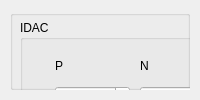
   <widget class="QWidget" name="tab_tx">
    <attribute name="title">
     <string>Tx控制</string>
    </attribute>
    <layout class="QVBoxLayout" name="tab_tx_layout">
     <property name="spacing">
      <number>10</number>
     </property>
     <property name="leftMargin">
      <number>10</number>
     </property>
     <property name="topMargin">
      <number>10</number>
     </property>
     <property name="rightMargin">
      <number>10</number>
     </property>
     <property name="bottomMargin">
      <number>10</number>
     </property>
     <item>
      <widget class="QGroupBox" name="groupBox_ctrlTx">
       <property name="title">
        <string/>
       </property>
       <widget class="QGroupBox" name="groupBox_IDAC">
        <property name="geometry">
         <rect>
          <x>10</x>
          <y>10</y>
          <width>221</width>
          <height>141</height>
         </rect>
        </property>
        <property name="title">
         <string>IDAC</string>
        </property>
        <widget class="QLabel" name="label">
         <property name="geometry">
          <rect>
           <x>35</x>
           <y>31</y>
           <width>16</width>
           <height>30</height>
          </rect>
         </property>
         <property name="text">
          <string>P</string>
         </property>
        </widget>
        <widget class="QLabel" name="label_2">
         <property name="geometry">
          <rect>
           <x>120</x>
           <y>31</y>
           <width>16</width>
           <height>30</height>
          </rect>
         </property>
         <property name="text">
          <string>N</string>
         </property>
        </widget>
        <widget class="QSpinBox" name="spinBox_T_IDAC_IP">
         <property name="geometry">
          <rect>
           <x>35</x>
           <y>66</y>
           <width>75</width>
           <height>30</height>
          </rect>
         </property>
        </widget>
        <widget class="QSpinBox" name="spinBox_T_IDAC_IN">
         <property name="geometry">
          <rect>
           <x>120</x>
           <y>66</y>
           <width>75</width>
           <height>30</height>
          </rect>
         </property>
        </widget>
        <widget class="QSpinBox" name="spinBox_T_IDAC_QP">
         <property name="geometry">
          <rect>
           <x>35</x>
           <y>103</y>
           <width>75</width>
           <height>30</height>
          </rect>
         </property>
        </widget>
        <widget class="QSpinBox" name="spinBox_T_IDAC_QN">
         <property name="geometry">
          <rect>
           <x>120</x>
           <y>103</y>
           <width>75</width>
           <height>30</height>
          </rect>
         </property>
        </widget>
        <widget class="QLabel" name="label_4">
         <property name="geometry">
          <rect>
           <x>11</x>
           <y>103</y>
           <width>16</width>
           <height>30</height>
          </rect>
         </property>
         <property name="text">
          <string>Q</string>
         </property>
        </widget>
        <widget class="QLabel" name="label_3">
         <property name="geometry">
          <rect>
           <x>11</x>
           <y>66</y>
           <width>16</width>
           <height>30</height>
          </rect>
         </property>
         <property name="text">
          <string>I</string>
         </property>
        </widget>
       </widget>
       <widget class="QGroupBox" name="groupBox">
        <property name="geometry">
         <rect>
          <x>10</x>
          <y>280</y>
          <width>221</width>
          <height>111</height>
         </rect>
        </property>
        <property name="title">
         <string>衰减</string>
        </property>
        <widget class="QCheckBox" name="checkBox_T_att2db">
         <property name="geometry">
          <rect>
           <x>12</x>
           <y>30</y>
           <width>62</width>
           <height>30</height>
          </rect>
         </property>
         <property name="text">
          <string>2dB</string>
         </property>
        </widget>
        <widget class="QCheckBox" name="checkBox_T_att10db">
         <property name="geometry">
          <rect>
           <x>12</x>
           <y>70</y>
           <width>72</width>
           <height>30</height>
          </rect>
         </property>
         <property name="text">
          <string>10dB</string>
         </property>
        </widget>
       </widget>
       <widget class="QGroupBox" name="groupBox_gain">
        <property name="geometry">
         <rect>
          <x>10</x>
          <y>160</y>
          <width>221</width>
          <height>111</height>
         </rect>
        </property>
        <property name="title">
         <string>增益</string>
        </property>
        <widget class="QLabel" name="label_5">
         <property name="geometry">
          <rect>
           <x>10</x>
           <y>32</y>
           <width>64</width>
           <height>30</height>
          </rect>
         </property>
         <property name="text">
          <string>基带增益</string>
         </property>
         <property name="alignment">
          <set>Qt::AlignRight|Qt::AlignTrailing|Qt::AlignVCenter</set>
         </property>
        </widget>
        <widget class="QComboBox" name="comboBox_T_BBGain">
         <property name="geometry">
          <rect>
           <x>90</x>
           <y>30</y>
           <width>75</width>
           <height>30</height>
          </rect>
         </property>
         <property name="currentIndex">
          <number>0</number>
         </property>
         <item>
          <property name="text">
           <string>-6dB</string>
          </property>
         </item>
         <item>
          <property name="text">
           <string>0dB</string>
          </property>
         </item>
         <item>
          <property name="text">
           <string>6dB</string>
          </property>
         </item>
         <item>
          <property name="text">
           <string>12dB</string>
          </property>
         </item>
        </widget>
        <widget class="QLabel" name="label_6">
         <property name="geometry">
          <rect>
           <x>10</x>
           <y>70</y>
           <width>64</width>
           <height>30</height>
          </rect>
         </property>
         <property name="text">
          <string>滤波增益</string>
         </property>
         <property name="alignment">
          <set>Qt::AlignRight|Qt::AlignTrailing|Qt::AlignVCenter</set>
         </property>
        </widget>
        <widget class="QComboBox" name="comboBox_T_filterGain">
         <property name="geometry">
          <rect>
           <x>90</x>
           <y>70</y>
           <width>75</width>
           <height>30</height>
          </rect>
         </property>
         <property name="currentIndex">
          <number>0</number>
         </property>
         <item>
          <property name="text">
           <string>0dB</string>
          </property>
         </item>
         <item>
          <property name="text">
           <string>6dB</string>
          </property>
         </item>
         <item>
          <property name="text">
           <string>12dB</string>
          </property>
         </item>
        </widget>
       </widget>
      </widget>
     </item>
    </layout>
   </widget>
